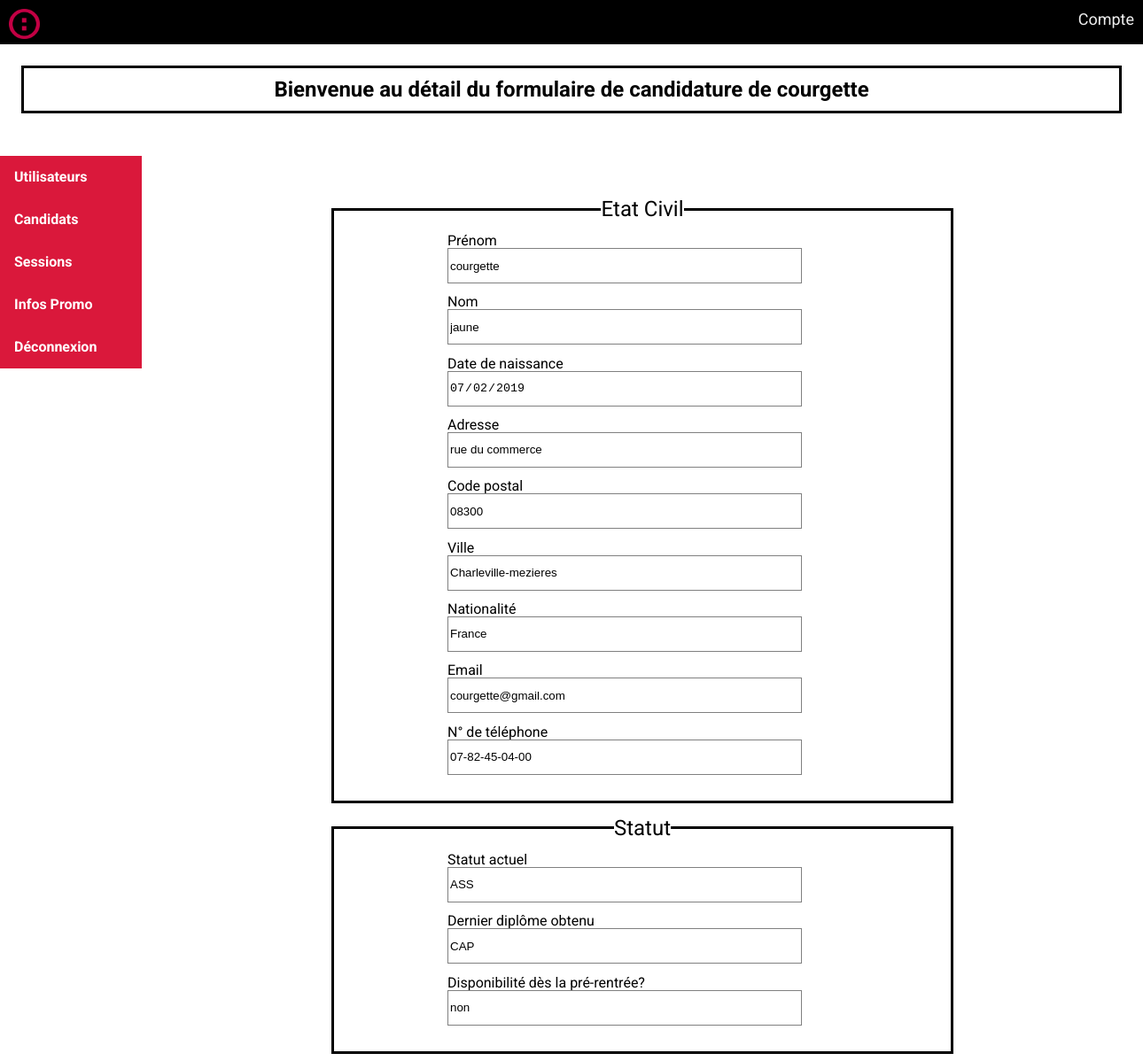
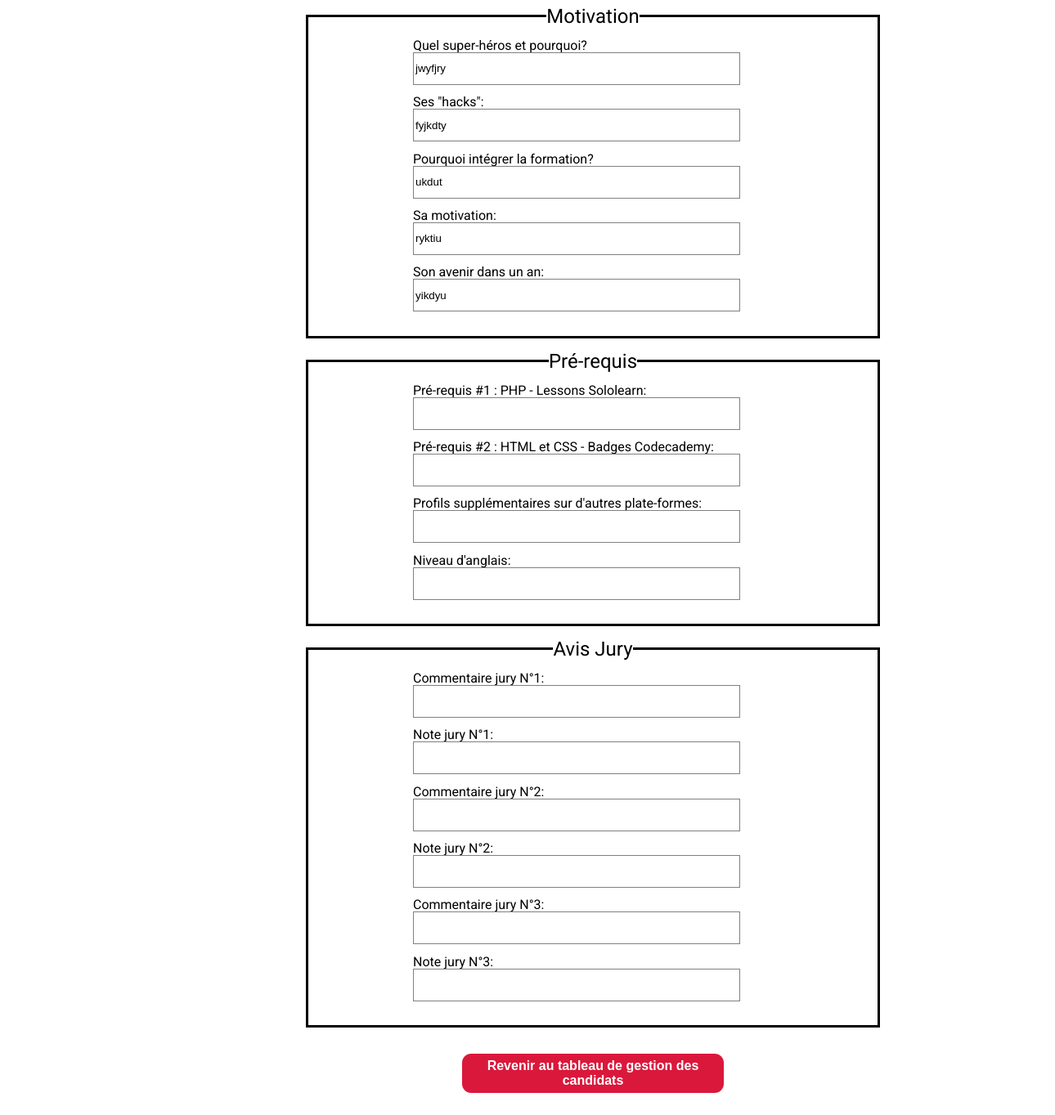
The app's page /admin-detail.php?vab=64 with its own data (2 pictures, top to bottom).
### tables this page shows
CREATE TABLE `etudiant` (
  `idhor` int(11) NOT NULL,
  `nom` varchar(30) NOT NULL,
  `prenom` varchar(50) NOT NULL,
  `datenai` date NOT NULL,
  `adresse_perso` varchar(100) NOT NULL,
  `codep` varchar(10) DEFAULT NULL,
  `ville` varchar(60) DEFAULT NULL,
  `nationalite` varchar(30) DEFAULT NULL,
  `email` varchar(60) NOT NULL,
  `numtels` varchar(15) NOT NULL,
  `superheros` longtext,
  `hacks` longtext,
  `intformat` longtext,
  `motivation` mediumtext,
  `dansunan` mediumtext,
  `prerequis1` longtext,
  `prerequis2` longtext,
  `profilsuppl` longtext,
  `langlais` varchar(50) DEFAULT NULL,
  `lastdipl` varchar(50) NOT NULL,
  `disponib` varchar(30) DEFAULT NULL,
  `situactu` varchar(30) NOT NULL,
  `liphoto` varchar(255) NOT NULL,
  `date_insc` date DEFAULT NULL
);

### admin-detail.php (the view, shortened to what this page needs)
<!DOCTYPE html>
<html lang="fr">
<head>
  <link rel="stylesheet" href="css/reset.css">
  <link rel="stylesheet" href="https://cdnjs.cloudflare.com/ajax/libs/animate.css/3.7.0/animate.min.css">
  <link rel="stylesheet" href="https://use.fontawesome.com/releases/v5.8.1/css/all.css">
  <link rel="stylesheet" href="css/header.css">
  <link rel="stylesheet" href="css/admin.css">
</head>
<body id="haut">
  <?php
  include 'header.php';
  include 'connectBDD.php';
  ?>
  <div id="main">
    <div id="titre">
      <h1>Bienvenue <?= $_SESSION['prenom']." ".strtoupper($_SESSION['nom']);?> au détail du formulaire de candidature de
        <?php
        $scl = $bdd->prepare("SELECT * FROM etudiant WHERE idhor =".$_GET['vab']);
        $scl->execute();
        $result = $scl->fetch();
        echo $result['prenom'];?>
      </h1>
    </div>
  <div class="vertical-menu">
    <a href="admin-utilisateur.php">Utilisateurs</a>
    <a href="admin-candidat.php">Candidats</a>
    <a href="admin-session.php">Sessions</a>
    <a href="admin-infospromo.php">Infos Promo</a>
    <a href="#deconnexion">Déconnexion</a>
  </div>
  <form action="" method="post">
    <fieldset>
      <legend> Etat Civil </legend>
        <label>Prénom</label><br/>
        <input type="text" name="prenom" value="<?= $result['prenom'];?>" readonly ><br/>
        <label>Nom</label><br/>
        <input type="text" name="nom" value="<?= $result['nom'];?>" readonly><br/>
        <label>Date de naissance</label><br/>
        <input type="date" name="date_naissance" value="<?= $result['datenai'];?>" readonly><br/>
        <label>Adresse</label><br/>
        <input type="text" name="adresse" value="<?= $result['adresse_perso'];?>" readonly><br/>
        <label>Code postal</label><br/>
        <input type="text" name="code_postal" value="<?= $result['codep'];?>" readonly><br/>
        <label>Ville</label><br/>
        <input type="text" name="ville" value="<?= $result['ville'];?>" readonly><br/>
        <label>Nationalité</label><br/>
        <input type="text" name="nationalite" value="<?= $result['nationalite'];?>" readonly><br/>
        <label>Email</label><br/>
        <input type="email" name="email" value="<?= $result['email'];?>" readonly><br/>
        <label>N° de téléphone</label><br/>
        <input type="tel" name="tel" value="<?= $result['numtels'];?>" readonly><br/>
      </fieldset>
      <fieldset>
        <legend>Statut</legend>
        <label>Statut actuel</label><br/>
        <input type="text" name="satut" value="<?= $result['situactu'];?>" readonly><br/>
        <label>Dernier diplôme obtenu</label><br/>
        <input type="text" name="diplome" value="<?= $result['lastdipl'];?>" readonly><br/>
        <label>Disponibilité dès la pré-rentrée? </label><br/>
        <input type="text" name="disponib" value="<?= $result['disponib'];?>" readonly><br/>
      </fieldset>
      <fieldset>
        <legend>Motivation</legend>
          <label>Quel super-héros et pourquoi?</label><br/>
          <input type="text" name="superheros" value="<?= $result['superheros'];?>" readonly><br/>
          <label>Ses "hacks":</label><br/>
          <input type="text" name="hacks" value="<?= $result['hacks'];?>" readonly><br/>
          <label>Pourquoi intégrer la formation?</label><br/>
          <input type="text" name="intformat" value="<?= $result['intformat'];?>" readonly><br/>
          <label>Sa motivation:</label><br/>
          <input type="text" name="motivation" value="<?= $result['motivation'];?>" readonly><br/>
          <label>Son avenir dans un an:</label><br/>
          <input type="text" name="dansunan" value="<?= $result['dansunan'];?>" readonly><br/>
      </fieldset>
      <fieldset>
        <legend> Pré-requis</legend>
          <label>Pré-requis #1 : PHP - Lessons Sololearn:</label><br/>
          <input type="text" name="prerequis1" value="<?= $result['prerequis1'];?>" readonly><br/>
          <label>Pré-requis #2 : HTML et CSS - Badges Codecademy:</label><br/>
          <input type="text" name="prerequis2" value="<?= $result['prerequis2'];?>" readonly><br/>
          <label>Profils supplémentaires sur d'autres plate-formes:</label><br/>
          <input type="text" name="profilsuppl" value="<?= $result['profilsuppl'];?>" readonly><br/>
          <label>Niveau d'anglais:</label><br/>
          <input type="text" name="nivangl" value="<?= $result['langlais'];?>" readonly><br/>
        </fieldset>
        <fieldset>
          <legend> Avis Jury</legend>
          <label>Commentaire jury N°1:</label><br/>
          <input type="text" name="comment1" value="<?= $comment1;?>" readonly><br/>
          <label>Note jury N°1:</label><br/>
          <input type="text" name="note1" value="<?= $note1;?>" readonly><br/>
          <label>Commentaire jury N°2:</label><br/>
          <input type="text" name="comment2" value="<?= $comment2;?>" readonly><br/>
          <label>Note jury N°2:</label><br/>
          <input type="text" name="note2" value="<?= $note2;?>" readonly><br/>
          <label>Commentaire jury N°3:</label><br/>
          <input type="text" name="comment3" value="<?= $comment3;?>" readonly><br/>
          <label>Note jury N°3:</label><br/>
          <input type="text" name="note3" value="<?= $note3;?>" readonly><br/>
        </fieldset>
          <center>
            <button><a href="admin-candidat.php">Revenir au tableau de gestion des candidats</a></button>
          </center>
    </form>
  </div>
</body>
</html>

### css/header.css (style rules this page uses)
* { box-sizing: border-box; }
body { margin: 0px; }

### css/admin.css (style rules this page uses)
body { font-family: 'Roboto', sans-serif; }
#titre { text-align: center; border: 3px solid black; margin: 1em 1em 2em 1em; padding: 0.5em; font-size: 1.5em; font-weight: bold; }
.vertical-menu { width: 10em; margin-top: 2em; }
.vertical-menu a { background-color: #da183b; color: white; display: block; padding: 1em; text-decoration: none; font-weight: bold; }
form { transform: translate(5em,-13em); }
fieldset { margin: 1em auto; padding: 1em 8em; border: 3px solid black; max-width: 50%; }
legend { font-size: 1.5em; text-align: center; }
input { width: 30em; height: 3em; border: 1px solid gray; margin-bottom: 1em; margin-right: 3em; }
label { padding-top: 0.5em; }
input[type="submit"], input[type="reset"], button { width: 20em; background-color: #da183b; color: white; font-size: 1em; font-weight: bold; border-radius: 0.7em; margin-top: 1em; height: 3em; border: none; cursor: pointer; }
button > a { color: white; text-decoration: none; }

### records on screen
etudiant: prenom "courgette", nom "jaune", date_naissance "07/02/2019", adresse "rue du commerce", code_postal "08300", ville "Charleville-mezieres", nationalite "France", email "courgette@gmail.com", tel "07-82-45-04-00", satut "ASS", diplome "CAP", disponib "non", superheros "jwyfjry", hacks "fyjkdty", intformat "ukdut", motivation "ryktiu", dansunan "yikdyu"
